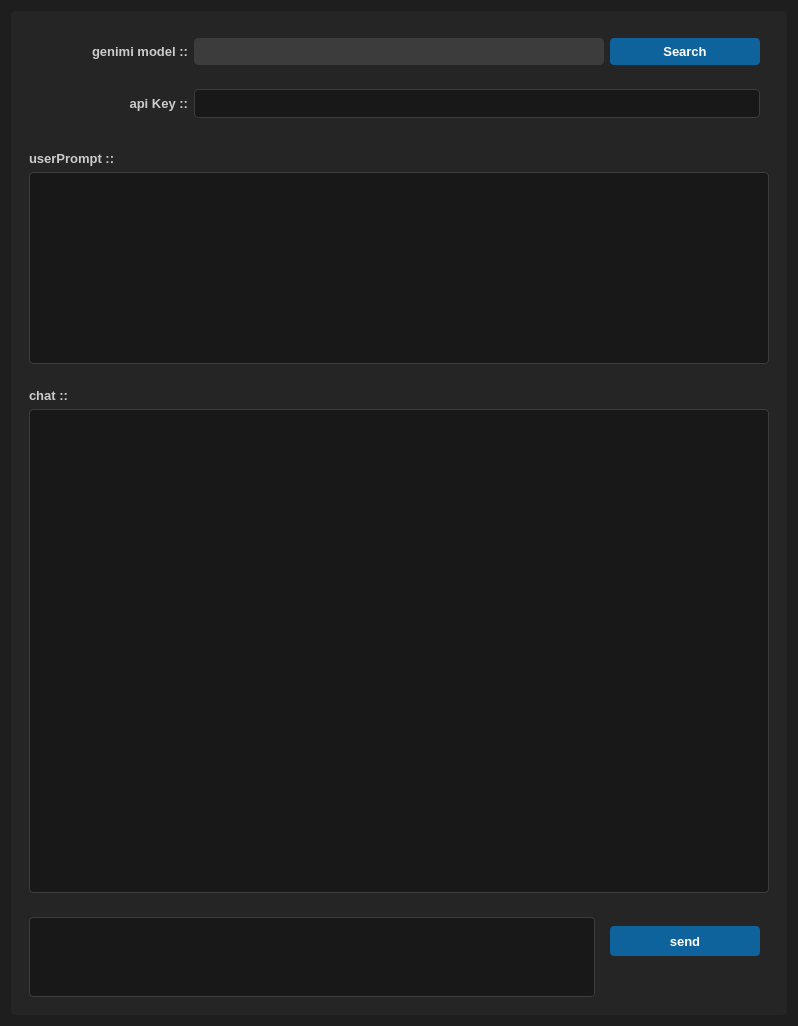
<?xml version="1.0" encoding="UTF-8"?>
<ui version="4.0">
 <class>Form</class>
 <widget class="QWidget" name="Form">
  <property name="geometry">
   <rect>
    <x>0</x>
    <y>0</y>
    <width>798</width>
    <height>1026</height>
   </rect>
  </property>
  <property name="windowTitle">
   <string>Form</string>
  </property>
  <property name="styleSheet">
   <string notr="true">QWidget {
    background-color: #1E1E1E; 
    color: #D4D4D4; 
    font-size: 10pt;
}

QFrame {
    background-color: #252526; 
    border-radius: 5px;
}

QLabel {
    border: none;
    background-color: transparent;
    color: #CCCCCC;
}

QLineEdit, QPlainTextEdit, QTextBrowser {
    background-color: #181818;
    border: 1px solid #3C3C3C;
    border-radius: 4px;
    padding: 5px;
    color: #D4D4D4;
}

QLineEdit:focus, QPlainTextEdit:focus, QTextBrowser:focus {
    border: 1px solid #007ACC;
}

QPushButton {
    background-color: #0E639C; 
    color: #FFFFFF;
    border: none;
    border-radius: 4px;
    padding: 6px 12px;
    font-weight: bold;
}

QPushButton:hover {
    background-color: #1177BB; 
}

QPushButton:pressed {
    background-color: #094771; 
}

QComboBox {
    background-color: #3C3C3C;
    border: 1px solid #3C3C3C;
    border-radius: 4px;
    padding: 4px;
    color: #CCCCCC;
}

QComboBox::drop-down {
    border: none;
}</string>
  </property>
  <layout class="QHBoxLayout" name="horizontalLayout_4">
   <item>
    <widget class="QFrame" name="mainFrame">
     <property name="frameShape">
      <enum>QFrame::Shape::Panel</enum>
     </property>
     <property name="frameShadow">
      <enum>QFrame::Shadow::Raised</enum>
     </property>
     <layout class="QVBoxLayout" name="verticalLayout_4" stretch="1,0,8,1">
      <item>
       <widget class="QFrame" name="frame">
        <property name="frameShape">
         <enum>QFrame::Shape::Box</enum>
        </property>
        <property name="frameShadow">
         <enum>QFrame::Shadow::Plain</enum>
        </property>
        <layout class="QVBoxLayout" name="verticalLayout_2">
         <item>
          <widget class="QFrame" name="apiModelFrame">
           <property name="frameShape">
            <enum>QFrame::Shape::NoFrame</enum>
           </property>
           <property name="frameShadow">
            <enum>QFrame::Shadow::Raised</enum>
           </property>
           <layout class="QHBoxLayout" name="horizontalLayout_2" stretch="1,5,0">
            <item>
             <widget class="QLabel" name="aiModel_Lb">
              <property name="minimumSize">
               <size>
                <width>150</width>
                <height>0</height>
               </size>
              </property>
              <property name="maximumSize">
               <size>
                <width>150</width>
                <height>16777215</height>
               </size>
              </property>
              <property name="font">
               <font>
                <pointsize>10</pointsize>
                <bold>true</bold>
               </font>
              </property>
              <property name="text">
               <string> genimi model ::</string>
              </property>
              <property name="alignment">
               <set>Qt::AlignmentFlag::AlignRight|Qt::AlignmentFlag::AlignTrailing|Qt::AlignmentFlag::AlignVCenter</set>
              </property>
             </widget>
            </item>
            <item>
             <widget class="QComboBox" name="select_ApiModel_CBb"/>
            </item>
            <item>
             <widget class="QPushButton" name="reLoad_apiModel_Btn">
              <property name="minimumSize">
               <size>
                <width>150</width>
                <height>0</height>
               </size>
              </property>
              <property name="maximumSize">
               <size>
                <width>150</width>
                <height>16777215</height>
               </size>
              </property>
              <property name="text">
               <string>Search</string>
              </property>
             </widget>
            </item>
           </layout>
          </widget>
         </item>
         <item>
          <widget class="QFrame" name="apiKeyFrame">
           <property name="frameShape">
            <enum>QFrame::Shape::NoFrame</enum>
           </property>
           <property name="frameShadow">
            <enum>QFrame::Shadow::Raised</enum>
           </property>
           <layout class="QHBoxLayout" name="horizontalLayout_3" stretch="0,0">
            <item>
             <widget class="QLabel" name="apiKey_Lb">
              <property name="minimumSize">
               <size>
                <width>150</width>
                <height>0</height>
               </size>
              </property>
              <property name="maximumSize">
               <size>
                <width>150</width>
                <height>16777215</height>
               </size>
              </property>
              <property name="font">
               <font>
                <pointsize>10</pointsize>
                <bold>true</bold>
               </font>
              </property>
              <property name="text">
               <string> api Key ::</string>
              </property>
              <property name="alignment">
               <set>Qt::AlignmentFlag::AlignRight|Qt::AlignmentFlag::AlignTrailing|Qt::AlignmentFlag::AlignVCenter</set>
              </property>
             </widget>
            </item>
            <item>
             <widget class="QLineEdit" name="apiKey_Le">
              <property name="echoMode">
               <enum>QLineEdit::EchoMode::Password</enum>
              </property>
             </widget>
            </item>
           </layout>
          </widget>
         </item>
        </layout>
       </widget>
      </item>
      <item>
       <widget class="QFrame" name="aiUserPromptFrame">
        <property name="frameShape">
         <enum>QFrame::Shape::NoFrame</enum>
        </property>
        <property name="frameShadow">
         <enum>QFrame::Shadow::Plain</enum>
        </property>
        <layout class="QVBoxLayout" name="verticalLayout_5">
         <item>
          <widget class="QLabel" name="aiUserPrompt_Lb">
           <property name="minimumSize">
            <size>
             <width>150</width>
             <height>0</height>
            </size>
           </property>
           <property name="maximumSize">
            <size>
             <width>150</width>
             <height>16777215</height>
            </size>
           </property>
           <property name="font">
            <font>
             <pointsize>10</pointsize>
             <bold>true</bold>
            </font>
           </property>
           <property name="text">
            <string>userPrompt ::</string>
           </property>
           <property name="alignment">
            <set>Qt::AlignmentFlag::AlignLeading|Qt::AlignmentFlag::AlignLeft|Qt::AlignmentFlag::AlignVCenter</set>
           </property>
          </widget>
         </item>
         <item>
          <widget class="QPlainTextEdit" name="aiUserPrompt_Pte">
           <property name="minimumSize">
            <size>
             <width>0</width>
             <height>150</height>
            </size>
           </property>
          </widget>
         </item>
        </layout>
       </widget>
      </item>
      <item>
       <widget class="QFrame" name="aiChatFrame">
        <property name="frameShape">
         <enum>QFrame::Shape::Box</enum>
        </property>
        <property name="frameShadow">
         <enum>QFrame::Shadow::Plain</enum>
        </property>
        <layout class="QVBoxLayout" name="verticalLayout_3">
         <item>
          <widget class="QLabel" name="apiKey_Lb_2">
           <property name="minimumSize">
            <size>
             <width>150</width>
             <height>0</height>
            </size>
           </property>
           <property name="maximumSize">
            <size>
             <width>150</width>
             <height>16777215</height>
            </size>
           </property>
           <property name="font">
            <font>
             <pointsize>10</pointsize>
             <bold>true</bold>
            </font>
           </property>
           <property name="text">
            <string>chat ::</string>
           </property>
           <property name="alignment">
            <set>Qt::AlignmentFlag::AlignLeading|Qt::AlignmentFlag::AlignLeft|Qt::AlignmentFlag::AlignVCenter</set>
           </property>
          </widget>
         </item>
         <item>
          <widget class="QTextBrowser" name="chatText_Tb"/>
         </item>
        </layout>
       </widget>
      </item>
      <item>
       <widget class="QFrame" name="userChatFrame">
        <property name="frameShape">
         <enum>QFrame::Shape::Box</enum>
        </property>
        <property name="frameShadow">
         <enum>QFrame::Shadow::Plain</enum>
        </property>
        <layout class="QHBoxLayout" name="horizontalLayout" stretch="8,2">
         <item>
          <widget class="QPlainTextEdit" name="userMsg_Pte"/>
         </item>
         <item>
          <widget class="QFrame" name="userMsgBtnFrame">
           <property name="frameShape">
            <enum>QFrame::Shape::StyledPanel</enum>
           </property>
           <property name="frameShadow">
            <enum>QFrame::Shadow::Raised</enum>
           </property>
           <layout class="QVBoxLayout" name="verticalLayout">
            <item>
             <widget class="QPushButton" name="userMsg_Btn">
              <property name="minimumSize">
               <size>
                <width>150</width>
                <height>30</height>
               </size>
              </property>
              <property name="text">
               <string>send</string>
              </property>
             </widget>
            </item>
            <item>
             <spacer name="verticalSpacer">
              <property name="orientation">
               <enum>Qt::Orientation::Vertical</enum>
              </property>
              <property name="sizeHint" stdset="0">
               <size>
                <width>20</width>
                <height>40</height>
               </size>
              </property>
             </spacer>
            </item>
           </layout>
          </widget>
         </item>
        </layout>
       </widget>
      </item>
     </layout>
    </widget>
   </item>
  </layout>
 </widget>
 <resources/>
 <connections/>
</ui>
